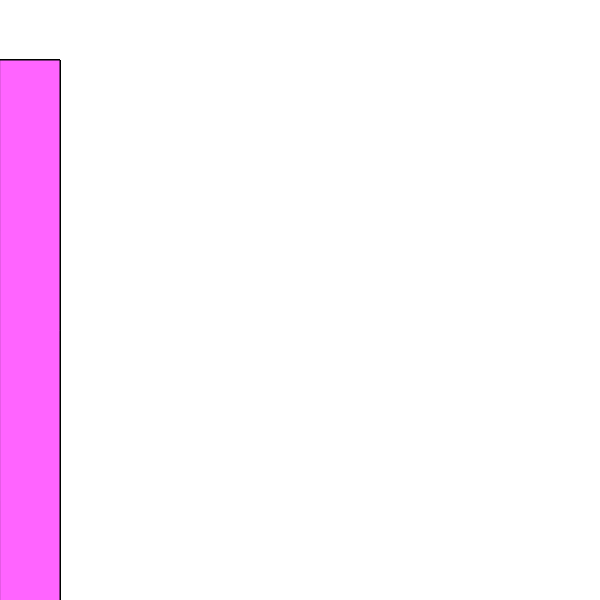
Frame 1 (no input)
Frame 60 (no input): identical to frame 1, image omitted
Frame 120 (the mouse pressed at the canvas centre since frame 60): identical to frame 1, image omitted

The p5.js sketch that drew this single still picture (run headless with seeded random() and noise() and a simulated clock; from frame 60 on, the mouse is pressed at the canvas centre):

// p5.js sketch
// ── sketch.js
const number_of_boxes_in_row = 10;
const number_of_boxes_in_column = 1;

let box_width, box_height;

function setup(){
    createCanvas(600,600);
    box_height = height;
    box_width = 60;
    // TASK #1 - set the box_width as the width of the canvas
    // divided by the number of boxes in a row.
}

function draw(){
    // TASK #2 - loop through each box in the row by
    // replacing the blank with the correct number/variable
    for(let i = 0; i < 10 ; i++){
        const y = 60;
        // TASK #3 - replace the blank with the y-coordinate for 
        // current box
        // HINT: it will always be the same

        const x = 0;
        // TASK #4 - replace the blank with the x-coordinate for 
        // current box
        // HINT: this changes with each box in the row
        // depending on it's place. Think about how the box_width
        // plays a role in this.

        // TASK #5 - At the top of the document change the 
        // number_of_boxes_in_row variable to another
        // number (like 20 or 50). The boxes should still take up
        // the whole width of the canvas. If you see something
        // different, check over what you've done!

        // TASK #6 - In the setup function, change the width of the 
        // canvas to something else (like 1000). The boxes should 
        // still take up the whole width of the canvas. If you see 
        // something different, check over what you've done!

        // TASK #7 - At the stop of this script, set the 
        // variable "number_of_boxes_in_column" to 10

        // TASK #8 - Create another for loop under this task that
        // loops through each box in the column, using "j" as the 
        // iterator.
        // HINT: the code will look very similar to the first "for"
        // loop. 
        // NOTE: this is a nested "for" loop, a loop within
        // a loop! Loop-ception?

        // create 2nd loop here!

        // TASK #9 - comment out the "const y" from earlier
        
        // TASK #10 - In the setup function, change the value of 
        // "box_height" to the height of the canvas divided by the
        // number of boxes in a column.

        // TASK #11 - Within the second "for" loop, create a
        // "const y" as the y-coordinate for the current box
        // HINT: this changes with each box in the column depending
        // on it's place. Think about how the box_height plays a
        // role with this.

        // TASK #12 - cut and paste the code for drawing the box into the 2nd "for" loop

        // Drawing box
        customFill(i,y);
        rect(x,y,box_width,box_height);

        // TASK #13 - At the top of the document change the 
        // number_of_boxes_in_column variable to another
        // number (like 20 or 50). The boxes should still take up
        // the whole height of the canvas. If you see something
        // different, check over what you've done!

        // TASK #14 - In the setup function, change the height of the 
        // canvas to something else (like 1000). The boxes should 
        // still take up the whole height of the canvas. If you see 
        // something different, check over what you've done!

        // EXTRA CREDIT - Replace the code for drawing boxes with your
        // own code that allows a mouse click on the box to change
        // the color of that specific box
    }
}

/**
 * Create color fill according to position of box and
 * total number of boxes.
 * @param {Number} i position of box in row
 * @param {Number} y y-coordinate for box in column
 */
const customFill = function(i,y){
    const j = y/box_height;
    fill(255/number_of_boxes_in_row * (i+1), 100, 255/number_of_boxes_in_column * (j+1) );
}
